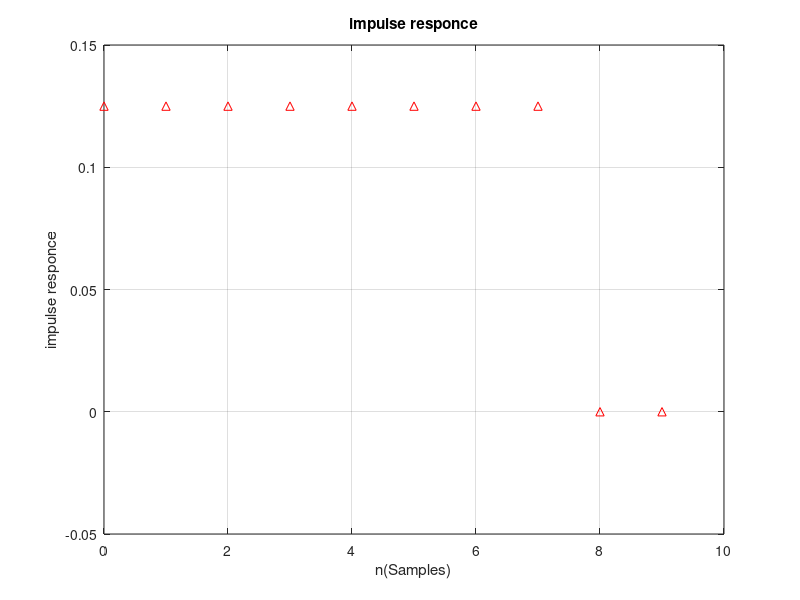
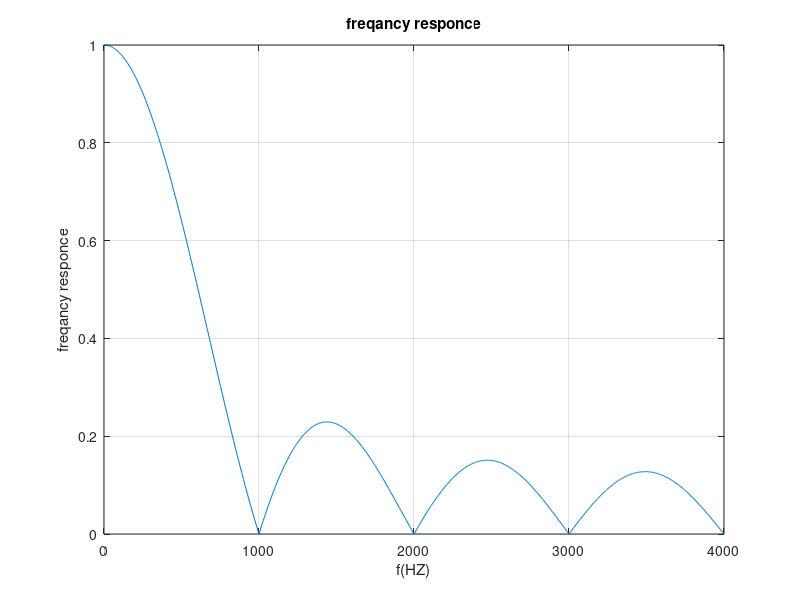

The MATLAB script that drew these images, in order:
%problem (3)
% A)finite low pass filter
a =1;
b =0.125*[1,1,1,1,1,1,1,1];
Fs=8000;

%impulse responce
figure;impz(b,a,10),grid;
title('impulse responce');
xlabel('n(Samples)');
ylabel('impulse responce');

%freqancy responce
f=(0:.001:1)*Fs/2;
H= freqz(b,a,f,Fs);
figure;plot(f,abs(H)),grid;
title('freqancy responce');
xlabel('f(HZ)');
ylabel('freqancy responce');
